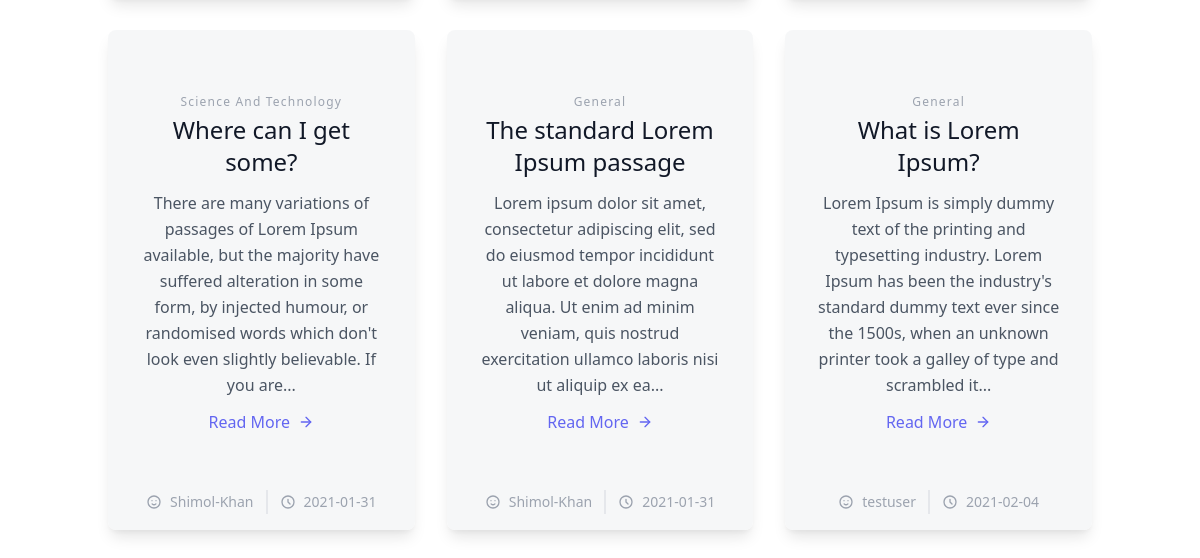
The app's page /browse (lower part), older data.
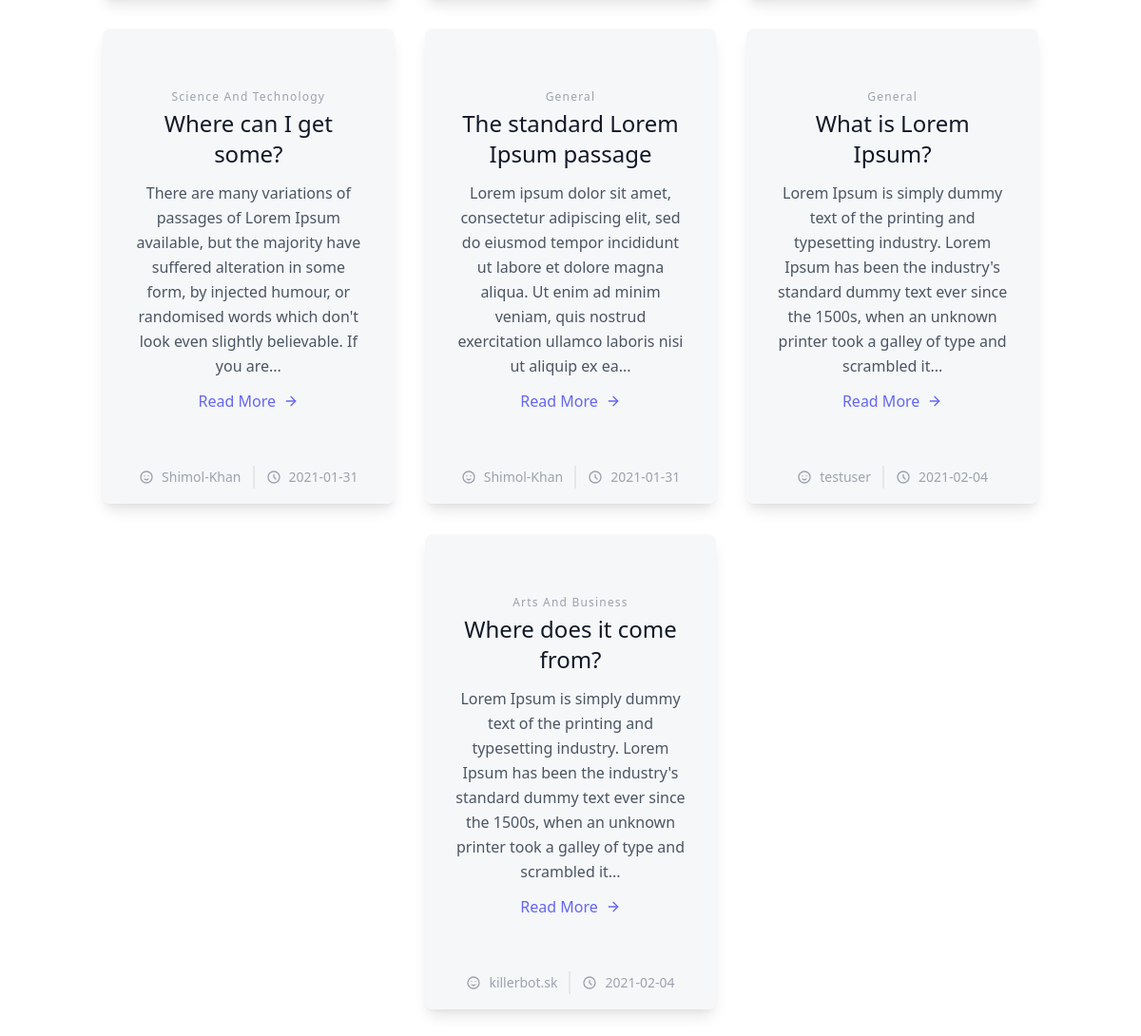
The same page, newer data.
### Blog/models.py (models this page shows, shortened)
class Post(db.Model):
    id = db.Column(db.Integer, primary_key=True)
    title = db.Column(db.String(100), nullable=False)
    date_posted = db.Column(db.DateTime, nullable=False, default=datetime.utcnow)
    category = db.Column(db.String(100), nullable=False)
    content = db.Column(db.Text, nullable=False)
    user_id = db.Column(db.Integer, db.ForeignKey('user.id'), nullable=False)

class User(db.Model, UserMixin):
    id = db.Column(db.Integer, primary_key=True)
    username = db.Column(db.String(20), unique=True, nullable=False)
    email = db.Column(db.String(120), unique=True, nullable=False)
    image_file = db.Column(db.String(20), nullable=False, default='default.jpg')
    password = db.Column(db.String(60), nullable=False)
    posts = db.relationship('Post', backref='author', lazy=True)

### Blog/routes.py (the view)
@app.route("/browse")
def browse():
    q = request.args.get('q')
    if q:
        posts = Post.query.filter(Post.title.contains(q) | Post.content.contains(q))
    else:
        posts = Post.query.all()
    return render_template('browse.html', posts=posts, title="Browse All Posts")

### Blog/templates/browse.html (shortened to what this page needs)
{% extends "layout.html" %}
{% block content %}
  <section class="text-gray-600 body-font animate__animated animate__bounceInUp">
    <div class="container px-5 pt-2 pb-12 mx-auto">
      <div class="flex flex-wrap -m-4 justify-center">
        {% for post in posts %}
        <div class="p-4 lg:w-1/3">
          <div class="h-full bg-gray-100 bg-opacity-75 px-8 pt-16 pb-24 rounded-lg overflow-hidden text-center relative shadow-lg">
            <h2 class="tracking-widest text-xs title-font font-medium text-gray-400 mb-1">{{ post.category }}</h2>
            <h1 class="title-font sm:text-2xl text-xl font-medium text-gray-900 mb-3">{{ post.title }}</h1>
            <p class="leading-relaxed mb-3">{{ post.content | truncate(220)}}</p>
            <a class="text-indigo-500 inline-flex items-center" href="{{ url_for('post', post_id=post.id) }}">Read More
              <svg class="w-4 h-4 ml-2" viewBox="0 0 24 24" stroke="currentColor" stroke-width="2" fill="none"
                stroke-linecap="round" stroke-linejoin="round">
                <path d="M5 12h14"></path>
                <path d="M12 5l7 7-7 7"></path>
              </svg>
            </a>
            <div class="text-center mt-2 leading-none flex justify-center absolute bottom-0 left-0 w-full py-4">
              <span
                class="text-gray-400 mr-3 inline-flex items-center leading-none text-sm pr-3 py-1 border-r-2 border-gray-200">
                <svg class="w-4 h-4 mr-2" fill="none" stroke="currentColor" viewBox="0 0 24 24" xmlns="http://www.w3.org/2000/svg"><path stroke-linecap="round" stroke-linejoin="round" stroke-width="2" d="M14.828 14.828a4 4 0 01-5.656 0M9 10h.01M15 10h.01M21 12a9 9 0 11-18 0 9 9 0 0118 0z"></path></svg>
                {{ post.author.username }}
              </span>
              <span class="text-gray-400 inline-flex items-center leading-none text-sm">
                <svg class="w-4 h-4 mr-2" fill="none" stroke="currentColor" viewBox="0 0 24 24" xmlns="http://www.w3.org/2000/svg"><path stroke-linecap="round" stroke-linejoin="round" stroke-width="2" d="M12 8v4l3 3m6-3a9 9 0 11-18 0 9 9 0 0118 0z"></path></svg>
                {{ post.date_posted.strftime('%Y-%m-%d') }}
              </span>
            </div>
          </div>
        </div>
        {% endfor %}
      </div>
    </div>
  </section>
{% endblock content %}

Row changes from the older to the newer data that the page shows:
added Post: category "Arts And Business", title "Where does it come from?", content "Lorem Ipsum is simply dummy text of the printing and typesetting industry. Lorem Ipsum has been the industry's standard dummy text ever since the 1500s, when an unknown printer took a galley of type and scrambled it...", author.username "killerbot.sk", date_posted "2021-02-04"
